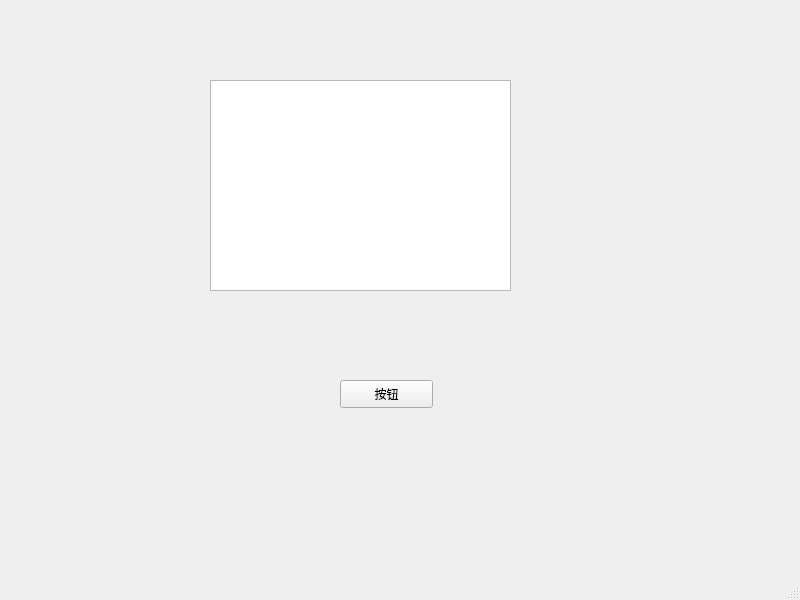
<?xml version="1.0" encoding="UTF-8"?>
<ui version="4.0">
 <class>MainWindow</class>
 <widget class="QMainWindow" name="MainWindow">
  <property name="geometry">
   <rect>
    <x>0</x>
    <y>0</y>
    <width>800</width>
    <height>600</height>
   </rect>
  </property>
  <property name="windowTitle">
   <string>MainWindow</string>
  </property>
  <widget class="QWidget" name="centralwidget">
   <widget class="QPushButton" name="button">
    <property name="geometry">
     <rect>
      <x>340</x>
      <y>380</y>
      <width>93</width>
      <height>28</height>
     </rect>
    </property>
    <property name="text">
     <string>按钮</string>
    </property>
   </widget>
   <widget class="QPlainTextEdit" name="textEdit">
    <property name="geometry">
     <rect>
      <x>210</x>
      <y>80</y>
      <width>301</width>
      <height>211</height>
     </rect>
    </property>
   </widget>
  </widget>
  <widget class="QMenuBar" name="menubar">
   <property name="geometry">
    <rect>
     <x>0</x>
     <y>0</y>
     <width>800</width>
     <height>26</height>
    </rect>
   </property>
  </widget>
  <widget class="QStatusBar" name="statusbar"/>
 </widget>
 <resources/>
 <connections/>
</ui>
